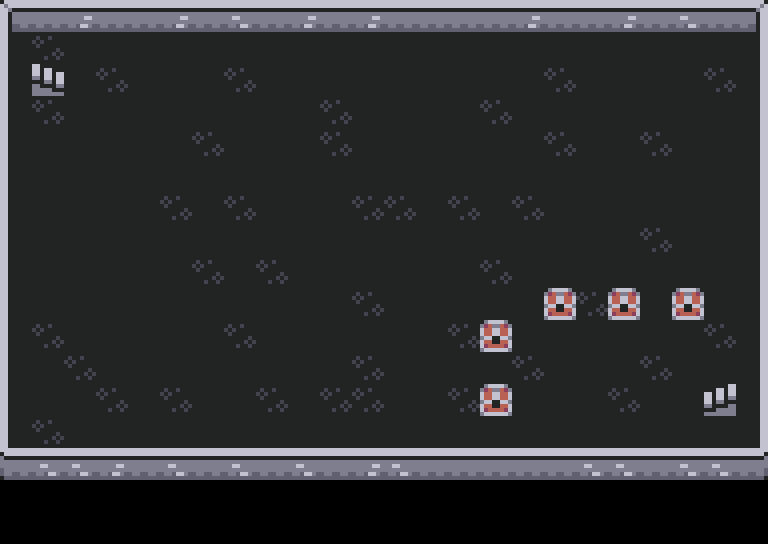

This is a level from a 2D game, rendered from its Tiled map with the project's own tilesets. A one-line summary and the complete map file follow:
An orthogonal 24x17 tile map with 32x32 px tiles, 2 tile layers (Base Level, Level Items) and 12 objects (5x chest, 4x wall, player_spawn, exit, mob_spawn).

<map version="1.5" tiledversion="1.7.2" orientation="orthogonal" renderorder="right-down" width="24" height="17" tilewidth="32" tileheight="32" infinite="0" nextlayerid="8" nextobjectid="27">
 <properties>
  <property name="bgm" value="assets/sounds/Mission Plausible.ogg" />
 </properties>
 <tileset firstgid="1" name="Basic" tilewidth="32" tileheight="32" spacing="4" tilecount="168" columns="14">
  <image source="../colored_tilemap.png" width="500" height="428" />
 </tileset>
 <layer id="2" name="Base Level" width="24" height="17">
  <data encoding="csv">
1,2,60,2,2,60,2,59,2,60,2,60,2,2,2,2,60,2,2,60,2,59,2,4,
15,61,16,16,16,16,16,16,16,16,16,16,16,16,16,16,16,16,16,16,16,16,16,18,
15,16,16,61,16,16,16,61,16,16,16,16,16,16,16,16,16,61,16,16,16,16,61,18,
15,61,16,16,16,16,16,16,16,16,61,16,16,16,16,61,16,16,16,16,16,16,16,18,
15,16,16,16,16,16,61,16,16,16,61,16,16,16,16,16,16,61,16,16,61,16,16,18,
15,16,16,16,16,16,16,16,16,16,16,16,16,16,16,16,16,16,16,16,16,16,16,18,
15,16,16,16,16,61,16,61,16,16,16,61,61,16,61,16,61,16,16,16,16,16,16,18,
15,16,16,16,16,16,16,16,16,16,16,16,16,16,16,16,16,16,16,16,61,16,16,18,
15,16,16,16,16,16,61,16,61,16,16,16,16,16,16,61,16,16,16,16,16,16,16,18,
15,16,16,16,16,16,16,16,16,16,16,61,16,16,16,16,16,16,61,16,16,16,16,18,
15,61,16,16,16,16,16,61,16,16,16,16,16,16,61,16,16,16,16,16,16,16,61,18,
15,16,61,16,16,16,16,16,16,16,16,61,16,16,16,16,61,16,16,16,61,16,16,18,
15,16,16,61,16,61,16,16,61,16,61,61,16,16,61,16,16,16,16,61,16,16,61,18,
15,61,16,16,16,16,16,16,16,16,16,16,16,16,16,16,16,16,16,16,16,16,16,18,
29,59,59,60,2,59,2,59,2,59,2,60,59,2,2,2,2,2,59,59,2,59,59,32,
0,0,0,0,0,0,0,0,0,0,0,0,0,0,0,0,0,0,0,0,0,0,0,0,
0,0,0,0,0,0,0,0,0,0,0,0,0,0,0,0,0,0,0,0,0,0,0,0
</data>
 </layer>
 <layer id="5" name="Level Items" width="24" height="17">
  <data encoding="csv">
0,0,0,0,0,0,0,0,0,0,0,0,0,0,0,0,0,0,0,0,0,0,0,0,
0,0,0,0,0,0,0,0,0,0,0,0,0,0,0,0,0,0,0,0,0,0,0,0,
0,2147483696,0,0,0,0,0,0,0,0,0,0,0,0,0,0,0,0,0,0,0,0,0,0,
0,0,0,0,0,0,0,0,0,0,0,0,0,0,0,0,0,0,0,0,0,0,0,0,
0,0,0,0,0,0,0,0,0,0,0,0,0,0,0,0,0,0,0,0,0,0,0,0,
0,0,0,0,0,0,0,0,0,0,0,0,0,0,0,0,0,0,0,0,0,0,0,0,
0,0,0,0,0,0,0,0,0,0,0,0,0,0,0,0,0,0,0,0,0,0,0,0,
0,0,0,0,0,0,0,0,0,0,0,0,0,0,0,0,0,0,0,0,0,0,0,0,
0,0,0,0,0,0,0,0,0,0,0,0,0,0,0,0,0,0,0,0,0,0,0,0,
0,0,0,0,0,0,0,0,0,0,0,0,0,0,0,0,0,52,0,52,0,52,0,0,
0,0,0,0,0,0,0,0,0,0,0,0,0,0,0,52,0,0,0,0,0,0,0,0,
0,0,0,0,0,0,0,0,0,0,0,0,0,0,0,0,0,0,0,0,0,0,0,0,
0,0,0,0,0,0,0,0,0,0,0,0,0,0,0,52,0,0,0,0,0,0,48,0,
0,0,0,0,0,0,0,0,0,0,0,0,0,0,0,0,0,0,0,0,0,0,0,0,
0,0,0,0,0,0,0,0,0,0,0,0,0,0,0,0,0,0,0,0,0,0,0,0,
0,0,0,0,0,0,0,0,0,0,0,0,0,0,0,0,0,0,0,0,0,0,0,0,
0,0,0,0,0,0,0,0,0,0,0,0,0,0,0,0,0,0,0,0,0,0,0,0
</data>
 </layer>
 <objectgroup id="7" name="Walls">
  <object id="9" type="wall" x="0.558919" y="0" width="768" height="32" />
  <object id="10" type="wall" x="0" y="32" width="9.50163" height="414.718" />
  <object id="11" type="wall" x="759.571" y="33.5352" width="7.82487" height="414.159" />
  <object id="12" type="wall" x="0" y="447" width="770.75" height="32" />
 </objectgroup>
 <objectgroup id="4" name="Objects">
  <object id="1" name="spawn" type="player_spawn" x="86.7779" y="98.2798">
   <point />
  </object>
  <object id="5" name="Treasure" type="chest" x="480.044" y="318.448" width="31.2995" height="31.2995">
   <properties>
    <property name="contents" value="random_loot" />
   </properties>
  </object>
  <object id="7" name="Exit" type="exit" x="702.389" y="385.221" width="33.5352" height="29.6227">
   <properties>
    <property name="bgm" value="endlevel.oog" />
    <property name="target_level" type="int" value="-1" />
   </properties>
  </object>
  <object id="22" type="mob_spawn" x="480" y="260.026">
   <properties>
    <property name="mob_type" type="int" value="8" />
   </properties>
   <point />
  </object>
  <object id="23" name="Treasure" type="chest" x="484.068" y="383.631" width="31.2995" height="31.2995">
   <properties>
    <property name="contents" value="random_loot" />
   </properties>
  </object>
  <object id="24" name="Treasure" type="chest" x="546.918" y="290.589" width="31.2995" height="31.2995">
   <properties>
    <property name="contents" value="random_loot" />
   </properties>
  </object>
  <object id="25" name="Treasure" type="chest" x="609.151" y="291.821" width="31.2995" height="31.2995">
   <properties>
    <property name="contents" value="random_loot" />
   </properties>
  </object>
  <object id="26" name="Treasure" type="chest" x="672.617" y="288.74" width="31.2995" height="31.2995">
   <properties>
    <property name="contents" value="random_loot" />
   </properties>
  </object>
 </objectgroup>
</map>
